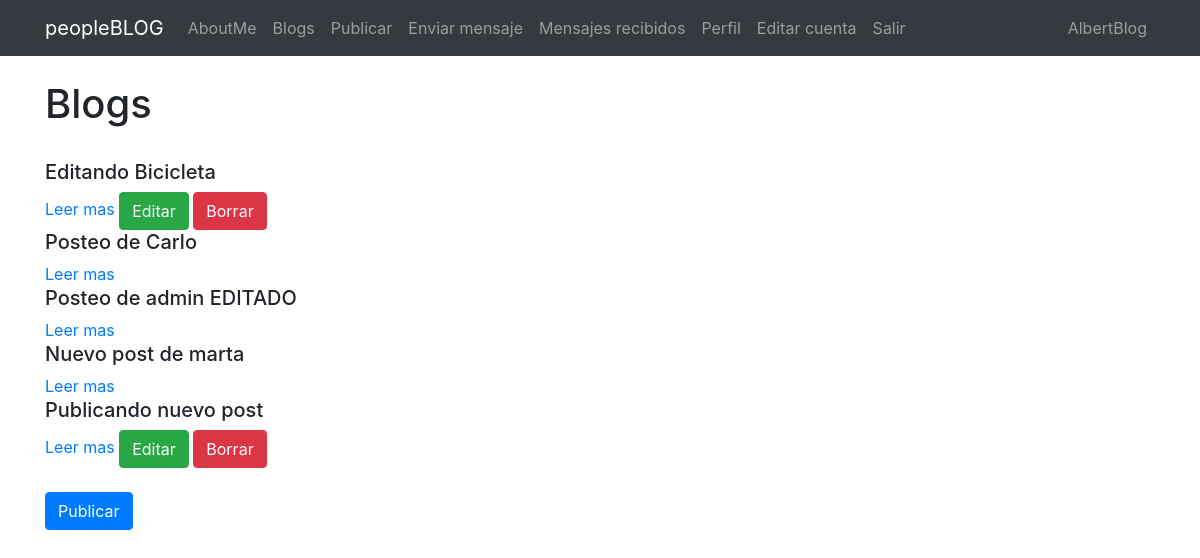
/blog/leerpaginas/ (signed in), run on the app's committed database.
### Blog/models.py (models this page shows, shortened)
class Pagina(models.Model):
    titulo=models.CharField(max_length=100)
    subtitulo=models.CharField(max_length=100)
    user= models.ForeignKey(User, on_delete=models.CASCADE)
    imagen= models.ImageField(null=True, blank=True, upload_to="post")
    cuerpo=RichTextField(null=True, blank=True)
    creado=models.DateField(auto_now_add=True)
    editado=models.DateField(auto_now=True)

### Blog/views.py (the view)
# urls.py: path('leerpaginas/', views.leerpaginas, name="leerpaginas"),
def leerpaginas(request):
    paginas= Pagina.objects.all()
    return render(request, "listapaginas.html", {"paginas":paginas})

### Templates/listapaginas.html (shortened to what this page needs)
{% extends "padre.html" %}
{% load static %}
{% block content %}
<h1>Blogs</h1>
<br>
{% for pagina in paginas %}
<h5>{{ pagina.titulo }}</h5>
<a href="{% url 'paginadetalle' pagina.id %}">Leer mas</a>
    {% if user.is_authenticated %}
        {% if user.id == pagina.user.id %}
            <a class="btn btn-success" href="{% url 'editarpagina' pagina.id %}">Editar</a>
            <a class="btn btn-danger" href="{% url 'pagina_borrar' pagina.id %}">Borrar</a>
        {% endif %}
    {% endif %}
{% endfor %}
<br>
<br>
    {% if user.is_authenticated %}
        <a class="btn btn-primary" href="{% url 'nuevopost'  %}">Publicar</a>
    {% endif %}
{% endblock %}

### Templates/padre.html (shortened to what this page needs)
<!doctype html>
<html lang="en">
  <head>
    <link rel="stylesheet" href="https://cdn.jsdelivr.net/npm/bootstrap@4.6.2/dist/css/bootstrap.min.css">
  </head>
  <body>
    <nav class="navbar navbar-expand-lg navbar-dark bg-dark">
        <div class="container">
            <a class="navbar-brand" href="{% url 'inicio' %}">peopleBLOG</a>
        <div class="collapse navbar-collapse" id="navbarNavAltMarkup">
            <div class="navbar-nav">
              <a class="nav-link" href="{% url 'sobremi' %}">AboutMe</a>
                <a class="nav-link" href="{% url 'leerpaginas' %}">Blogs</a>
                {% if user.is_authenticated %}
                <a class="nav-link" href="{% url 'nuevopost' %}">Publicar</a>
                <a class="nav-link" href="{% url 'enviarmensaje' %}">Enviar mensaje</a>
                <a class="nav-link" href="{% url 'buscarmensaje' %}">Mensajes recibidos</a>
                <a class="nav-link" href="{% url 'obtenerperfil' user.id %}">Perfil</a>
                <a class="nav-link" href="{% url 'editarcuenta' %}">Editar cuenta</a>
                <a class="nav-link" href="{% url 'logout' %}">Salir</a>
                {% else %}
                <a class="nav-link" href="{% url 'login' %}">Ingresar</a>
                <a class="nav-link" href="{% url 'registro' %}">Registrarse</a>
                {% endif %}
        </div>
        <ul class="navbar-nav ml-auto">
          <li class="nav-link" href="#">
            {{ user.username }}
          </li>
        </ul>
    </nav>
<br/>
<div class="container">
        {% block content %}
        {% endblock %}
</div>
  </body>
  </html>

### data on the page
Pagina: titulo "Editando Bicicleta", shows "Editar"
Pagina: titulo "Posteo de Carlo"
Pagina: titulo "Posteo de admin EDITADO"
Pagina: titulo "Nuevo post de marta"
Pagina: titulo "Publicando nuevo post", shows "Editar"

### other printed values
{{ user.username }} "AlbertBlog"
